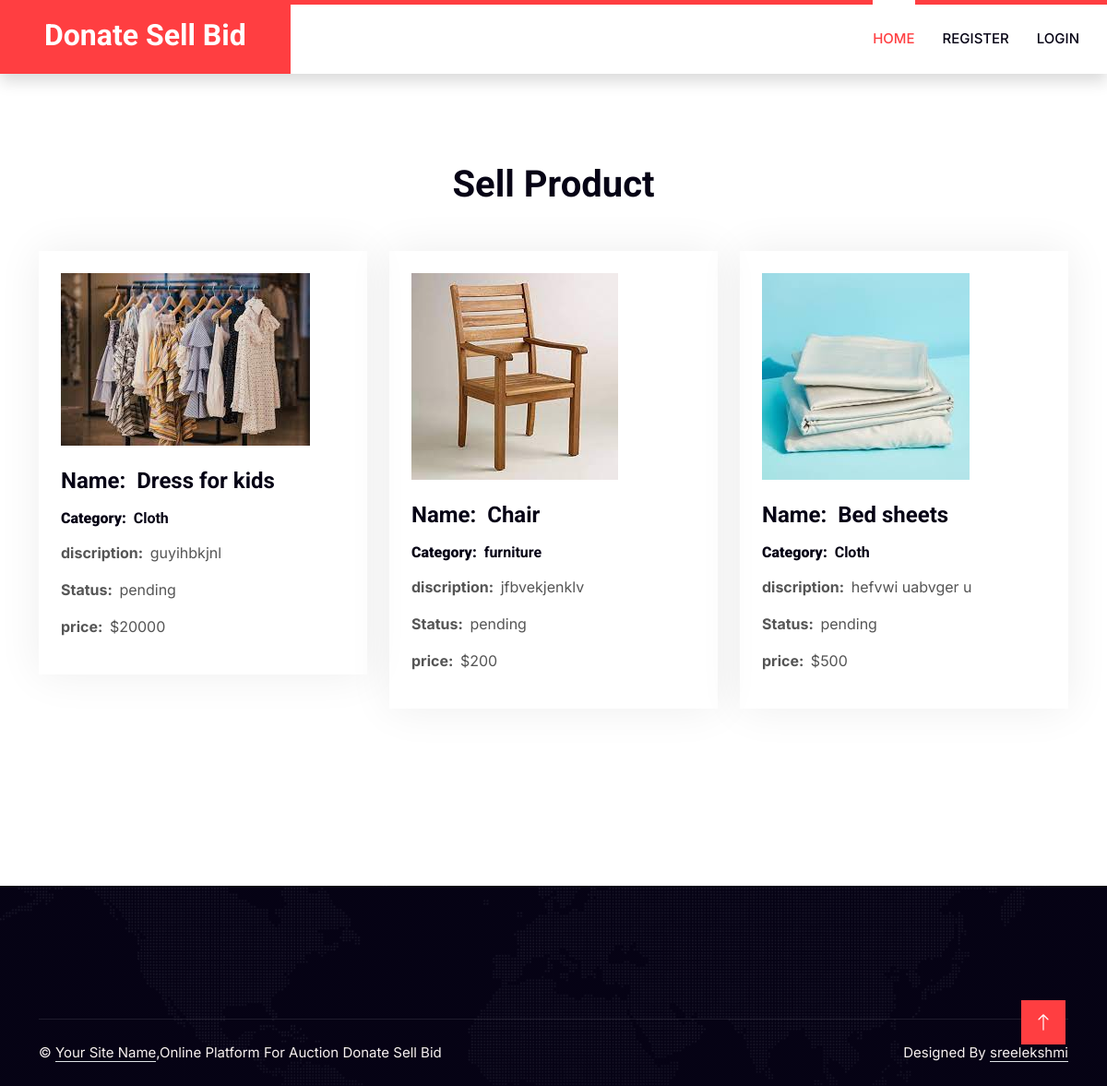
Page /a_sellproduct2.php on the committed database.
### tables this page shows
CREATE TABLE IF NOT EXISTS `a_sell` (
  `id` int(11) NOT NULL AUTO_INCREMENT,
  `p_id` int(11) NOT NULL,
  `name` varchar(225) NOT NULL,
  `category` varchar(225) NOT NULL,
  `disc` varchar(225) NOT NULL,
  `image` varchar(225) NOT NULL,
  `price` int(225) NOT NULL,
  `date` date NOT NULL,
  `status` varchar(225) NOT NULL,
  `u_id` int(11) NOT NULL,
  PRIMARY KEY (`id`)
);

### a_sellproduct2.php (the view, shortened to what this page needs)
<?php
include("header.php");
?>
    <div class="container-xxl py-5">
        <div class="container py-5">
            <div class="text-center wow fadeInUp" data-wow-delay="0.1s">
                <h1 class="mb-5">Sell Product</h1>
            </div>
            <div class="row g-4" >
					<?php
		include("conn.php");
		$sel="select * from a_sell where status!='accepted'";
		$res=mysqli_query($con,$sel);
		while($row=mysqli_fetch_array($res))
		{
		?>
                <div class="col-md-6 col-lg-4 wow fadeInUp" data-wow-delay="0.3s">
                    <div class="service-item p-4">
                        <div class="overflow-hidden mb-4">
						<img class="img-fluid" src="./uploads/<?php echo $row['image'];?>" alt="">
                        </div>
                        <h4 class="mb-3">Name:&nbsp;&nbsp;<?php echo $row['name'];?></h4>
                        <h6 class="mb-3"><b>Category:&nbsp;&nbsp;</b><?php echo $row['category'];?></h6>
                        <p><b>discription:&nbsp;&nbsp;</b><?php echo $row['disc'];?></p>
                        <p><b>Status:&nbsp;&nbsp;</b><?php echo $row['status'];?></p>
                        <p><b>price:&nbsp;&nbsp;</b><span>$</span><?php echo $row['price'];?></p>
					     </div>
                </div>
				<?php
		}
		?>
               </div>
				</div>
				</div>
<?php
include("footer.php");
?>

### header.php (shortened to what this page needs)
<!DOCTYPE html>
<html lang="en">
<head>
    <link href="https://cdnjs.cloudflare.com/ajax/libs/font-awesome/5.10.0/css/all.min.css" rel="stylesheet">
    <link href="https://cdn.jsdelivr.net/npm/bootstrap-icons@1.4.1/font/bootstrap-icons.css" rel="stylesheet">
    <link href="lib/animate/animate.min.css" rel="stylesheet">
    <link href="lib/owlcarousel/assets/owl.carousel.min.css" rel="stylesheet">
    <link href="css/bootstrap.min.css" rel="stylesheet">
    <link href="css/style.css" rel="stylesheet">
</head>
<body>
    <nav class="navbar navbar-expand-lg bg-white navbar-light shadow border-top border-5 border-primary sticky-top p-0">
        <a href="index.html" class="navbar-brand bg-primary d-flex align-items-center px-4 px-lg-5">
            <h2 class="mb-2 text-white"><span class="uppercase-text">Donate Sell Bid</span></h2>
        </a>
		<?php
						   if($_SESSION['type']=='admin')
						   {
						   ?>
        <div class="collapse navbar-collapse" id="navbarCollapse">
            <div class="navbar-nav ms-auto p-4 p-lg-0">
                <a href="index.php" class="nav-item nav-link active">Home</a>
                <a href="receivedonation.php" class="nav-item nav-link">Receive Donation</a>
				                <a href="viewusell_product.php" class="nav-item nav-link">view Request</a>
                                <a href="all_product.php" class="nav-item nav-link">All Products</a>
                <a href="a_sellproduct2.php" class="nav-item nav-link">sell products</a>
                <a href="auctiondisplay.php" class="nav-item nav-link">view auction</a>
				<div class="nav-item dropdown">
            <a class="nav-link dropdown-toggle" href="#" id="navbarDropdown" role="button" data-bs-toggle="dropdown" aria-expanded="false">
                Reports
            </a>
            <ul class="dropdown-menu" aria-labelledby="navbarDropdown">
                <li><a class="dropdown-item" href="sales_report.php">Sales</a></li>
                <li><a class="dropdown-item" href="auction_report.php">Auction</a></li>
            </ul>
        </div>
        <a href="viewusers.php" class="nav-item nav-link">view users</a>
                <a href="logout.php" class="nav-item nav-link">logout</a>
            </div>
        </div>
		 <?php
						   }
						   else
						   {
						   ?>
						    <div class="collapse navbar-collapse" id="navbarCollapse">
            <div class="navbar-nav ms-auto p-4 p-lg-0">
                <a href="index.php" class="nav-item nav-link active">Home</a>
                <a href="register.php" class="nav-item nav-link">Register</a>
                <a href="login.php" class="nav-item nav-link">Login</a>
            </div>
        </div>
		 <?php
						   }
						   ?>
    </nav>

### footer.php (shortened to what this page needs)
<div class="container-fluid bg-dark text-light footer pt-5 wow fadeIn" data-wow-delay="0.1s" style="margin-top: 6rem;">
        <div class="container py-5">
        </div>
        <div class="container">
            <div class="copyright">
                <div class="row">
                    <div class="col-md-6 text-center text-md-start mb-3 mb-md-0">
                        &copy; <a class="border-bottom" href="#">Your Site Name</a>,Online Platform For Auction Donate Sell Bid
                    </div>
                    <div class="col-md-6 text-center text-md-end">
                        Designed By <a class="border-bottom" href="https://htmlcodex.com">sreelekshmi</a>
                    </div>
                </div>
            </div>
        </div>
    </div>
    <a href="#" class="btn btn-lg btn-primary btn-lg-square rounded-0 back-to-top"><i class="bi bi-arrow-up"></i></a>
</body>
</html>

### css/style.css (style rules this page uses)
:root { --primary: #FF3E41; --secondary: #51CFED; --light: #F8F2F0; --dark: #060315; }
.back-to-top { position: fixed; display: none; right: 45px; bottom: 45px; z-index: 99; }
.btn { font-weight: 600; transition: .5s; }
.btn.btn-primary, .btn.btn-secondary { color: #FFFFFF; }
.btn-lg-square { width: 48px; height: 48px; }
.btn-square, .btn-sm-square, .btn-lg-square { padding: 0; display: flex; align-items: center; justify-content: center; font-weight: normal; }
.navbar-light .navbar-nav .nav-link { position: relative; margin-right: 30px; padding: 25px 0; color: #FFFFFF; font-size: 15px; text-transform: uppercase; outline: none; }
.navbar-light .navbar-nav .nav-link:hover, .navbar-light .navbar-nav .nav-link.active { color: var(--primary); }
.navbar-light .navbar-brand, .navbar-light a.btn { height: 75px; }
.navbar-light .navbar-nav .nav-link { color: var(--dark); font-weight: 500; }
.navbar-light.sticky-top { top: -100px; transition: .5s; }
@media (min-width: 992px) { .navbar-light .navbar-nav .nav-link::before { position: absolute; content: ""; width: 0; height: 5px; top: -6px; left: 50%; background: #FFFFFF; transition: .5s; } }
@media (min-width: 992px) { .navbar-light .navbar-nav .nav-link:hover::before, .navbar-light .navbar-nav .nav-link.active::before { width: 100%; left: 0; } }
.service-item, .price-item, .team-item { box-shadow: 0 0 45px rgba(0, 0, 0, .07); }
.service-item img, .team-item img { transition: .5s; }
.footer { background: linear-gradient(rgba(6, 3, 21, .5), rgba(6, 3, 21, .5)), url(../img/map.png) center center no-repeat; background-size: cover; }
.footer .copyright { padding: 25px 0; font-size: 15px; border-top: 1px solid rgba(256, 256, 256, .1); }
.footer .copyright a { color: var(--light); }

### rows in the picture
a_sell: image (picture), name "Dress for kids", category "Cloth", disc "guyihbkjnl", status "pending", price "20000"
a_sell: image (picture), name "Chair", category "furniture", disc "jfbvekjenklv", status "pending", price "200"
a_sell: image (picture), name "Bed sheets", category "Cloth", disc "hefvwi uabvger u", status "pending", price "500"
